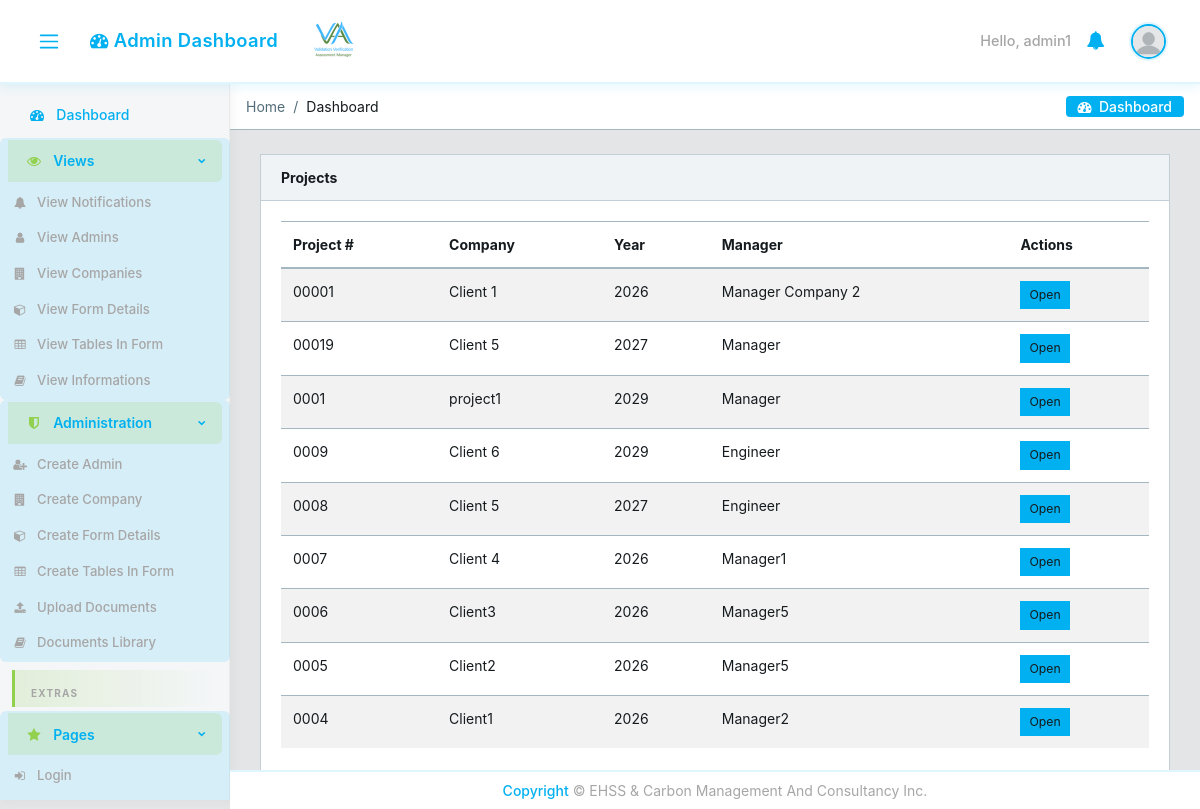
The page /projects/ (signed in) on the database its author committed.
### core/models.py (models this page shows, shortened)
class CustomUser(AbstractUser):
    email = models.EmailField(unique=True)
    user_type = models.CharField(max_length=15, choices=USER_TYPE_CHOICES)
    user_role = models.CharField(
        max_length=30, choices=USER_ROLE_CHOICES, blank=True, verbose_name='User Role',
    )
    designation = models.CharField(max_length=100, blank=True, null=True)
    position_title = models.CharField(max_length=150, blank=True, verbose_name='Position Title')
    contact_number = models.CharField(max_length=20, blank=True, null=True)
    cv = models.FileField(upload_to='core/cvs/', blank=True, null=True)
    company = models.ForeignKey(
        'Company', on_delete=models.SET_NULL, null=True, blank=True,
        related_name='managers'
    )
    created_by = models.ForeignKey(
        'self', on_delete=models.SET_NULL, null=True, blank=True,
        related_name='created_users'
    )
    created_date = models.DateField(auto_now_add=True)
    created_time = models.TimeField(auto_now_add=True)
    under_supervision = models.ForeignKey(
        'self', on_delete=models.SET_NULL, null=True, blank=True,
        related_name='supervised_users'
    )
    avatar = models.ImageField(upload_to='core/avatar', blank=True)
    @property
    def avatar_url(self):
        if self.avatar:
            try:
                return self.avatar.url
            except ValueError:
                pass
        return static('core/img/avatar/blank_profile.png')

class Project(models.Model):
    package_instance = models.ForeignKey(
        PackageInstance, on_delete=models.CASCADE, related_name='projects'
    )
    manager = models.ForeignKey(
        CustomUser, on_delete=models.CASCADE, related_name='managed_projects',
        limit_choices_to={'user_type': 'manager'}
    )
    company_name = models.CharField(max_length=200)
    client_contact = models.CharField(
        max_length=200, blank=True, verbose_name='Contact of Client',
    )
    factory_name = models.CharField(max_length=200, blank=True)
    location = models.CharField(max_length=200, blank=True)
    factory_address = models.TextField(blank=True)
    contact_person = models.CharField(max_length=100, blank=True)
    contact_email = models.EmailField(blank=True)
    contact_mobile = models.CharField(max_length=20, blank=True)
    report_type = models.CharField(max_length=100, blank=True)
    engagement_year = models.CharField(max_length=100, blank=True)
    phase = models.CharField(max_length=20, choices=PROJECT_PHASE_CHOICES, blank=True)
    document_type = models.CharField(max_length=20, choices=PROJECT_DOCUMENT_TYPE_CHOICES, blank=True)
    year = models.PositiveIntegerField()
    project_number = models.CharField(max_length=50, unique=True)
    access_password = models.CharField(max_length=128)
    created_at = models.DateTimeField(auto_now_add=True)
    updated_at = models.DateTimeField(auto_now=True)
    class Meta:
        ordering = ['-created_at']

### core/views.py (the view)
# urls.py: path('projects/', views.ProjectListView.as_view(), name='project-list'),
class ProjectListView(LoginRequiredMixin, View):
    def get(self, request):
        user = request.user
        if user.user_type == 'manager':
            projects = Project.objects.filter(manager=user).select_related(
                'package_instance', 'package_instance__authorization'
            )
            assignments = None
        elif user.user_type == 'employee':
            assignments = get_employee_projects(user)
            projects = [a.project for a in assignments]
        elif user.user_type == 'admin':
            projects = Project.objects.all().select_related(
                'package_instance', 'package_instance__authorization', 'manager'
            )
            assignments = None
        else:
            projects = Project.objects.none()
            assignments = None
        return render(request, 'core/project_list.html', {
            'projects': projects,
            'assignments': assignments,
            'success_action': request.GET.get('success', ''),
            'error_action': request.GET.get('error', ''),
            'project_limit': request.GET.get('limit', ''),
        })

### core/access.py (called while the page is built, shortened)
def enforce_active_company_for_login(user):
    if user is None:
        return False
    if user.user_type not in ('manager', 'employee'):
        return True

### core/context_processors.py (called while the page is built, shortened)
def logged_user_processor(request):
    if request.user.is_authenticated:
        return {'logged_user': request.user}
    return {'logged_user': None}

def _fetch_unread_notifications(user):
    return list(
        Notification.objects.filter(recipient_id=user.pk, read=False)
        .only('pk', 'message', 'created_at', 'read', 'link')
        .order_by('-created_at')[:10]
    )

def _notification_cache_key(user_pk):
    return f'unread_notifications_{user_pk}'

def notifications_processor(request):
    if not request.user.is_authenticated:
        return {'unread_notifications': []}
    if getattr(request, 'partial_nav', False):
        return {'unread_notifications': []}
    cache_key = _notification_cache_key(request.user.pk)
    cached_items = cache.get(cache_key)
    notifications = _fetch_unread_notifications(request.user)
    cache.set(
        cache_key,
        [
            {
                'link': n.link or '',
                'message': n.message,
                'created_at': n.created_at.isoformat(),
            }
            for n in notifications
        ],
        NOTIFICATION_CACHE_TTL,
    )
    return {'unread_notifications': notifications}

def static_version_processor(request):
    return {
        'STATIC_VERSION': getattr(settings, 'STATIC_VERSION', '1'),
        'IS_DEV': settings.DEBUG,
    }

### core/templates/core/project_list.html (shortened to what this page needs)
{% extends 'core/base.html' %}
{% block content %}
<div class="container-fluid">
  <div class="card">
    <div class="card-header d-flex justify-content-between">
      <strong>{% if user.user_type == 'employee' %}My Authorized Projects{% else %}Projects{% endif %}</strong>
    </div>
    <div class="card-body">
      {% if user.user_type == 'employee' and assignments %}
      <div class="row">
        {% for assignment in assignments %}
        <div class="col-md-6 col-lg-4 mb-3">
          <div class="card h-100">
            <div class="card-body">
              <h5 class="card-title">{{ assignment.project.project_number }}</h5>
              <p class="mb-1"><strong>Company:</strong> {{ assignment.project.company_name }}</p>
              <p class="mb-1"><strong>Project Name:</strong> {{ assignment.project.package_instance.name }}</p>
              <p class="mb-3"><strong>Role:</strong> {{ assignment.get_role_display }}</p>
              <a href="{% url 'core:project-detail' assignment.project.pk %}" class="btn btn-primary btn-sm">Open Project</a>
            </div>
          </div>
        </div>
        {% endfor %}
      </div>
      {% else %}
      <table class="table table-striped">
        <thead><tr><th>Project #</th><th>Company</th><th>Year</th>{% if user.user_type == 'admin' %}<th>Manager</th>{% endif %}<th>Actions</th></tr></thead>
        <tbody>
          {% for project in projects %}
          <tr>
            <td>{{ project.project_number }}</td>
            <td>{{ project.company_name }}</td>
            <td>{{ project.year }}</td>
            {% if user.user_type == 'admin' %}<td>{{ project.manager.get_full_name }}</td>{% endif %}
            <td><a href="{% url 'core:project-detail' project.pk %}" class="btn btn-sm btn-info">Open</a></td>
          </tr>
          {% empty %}
          <tr><td colspan="4" class="text-muted text-center">No projects.</td></tr>
          {% endfor %}
        </tbody>
      </table>
      {% endif %}
    </div>
  </div>
</div>
{% endblock %}

### core/templates/core/base.html (shortened to what this page needs)
{% load static %}
<!DOCTYPE html>
<html lang="en">
<head>
  <link rel="stylesheet" href="{% static 'core/css/font-awesome.min.css' %}?v={{ STATIC_VERSION }}">
  <link rel="stylesheet" href="{% static 'core/css/fa5-compat.css' %}?v={{ STATIC_VERSION }}">
  <link href="{% static 'core/css/style.min.css' %}?v={{ STATIC_VERSION }}" rel="stylesheet">
  <link href="{% static 'core/css/estilo.css' %}?v={{ STATIC_VERSION }}" rel="stylesheet">
</head>
{% block body %}
<body class="app header-fixed sidebar-fixed aside-menu-fixed aside-menu-hidden">
  <header class="app-header navbar">
    <button class="navbar-toggler sidebar-toggler d-md-down-none" type="button">
      <span class="navbar-toggler-icon"></span>
    </button>
    <ul class="nav navbar-nav d-md-down-none">
      <li class="nav-item px-3">
        <a class="nav-link" href="{% url 'core:dashboard' %}" id="header-page-title-link">
          <i class="fa fa-tachometer-alt"></i>
          <span id="header-page-title">
          </span>
        </a>
      </li>
    </ul>
    <img src="{% static 'core/img/logos/logo-opt.png' %}?v={{ STATIC_VERSION }}" alt="VVAM" class="brand-gui d-none d-md-inline" width="120" height="40" decoding="async" fetchpriority="high">
    <ul class="nav navbar-nav ml-auto">
      {% if user.is_authenticated %}
      <li class="text-white">Hello, {{ user.username }}</li>
      {% else %}
      <li class="text-muted">
        <a href="{% url 'core:login' %}">sign in</a>
      </li>
      {% endif %}
      <li class="nav-item dropdown">
        <a class="nav-link" data-toggle="dropdown" href="#" role="button" aria-haspopup="true" aria-expanded="false">
          <i class="fa fa-bell"></i>
        </a>
      </li>
      <li class="nav-item dropdown">
        <a class="nav-link" data-toggle="dropdown" href="#" role="button" aria-haspopup="true" aria-expanded="false">
          {% if user.is_authenticated and logged_user %}
            <img src="{{ logged_user.avatar_url }}" class="img-avatar" alt="img">
          {% else %}
            <img src="{% static 'core/img/avatar/blank_profile.png' %}" class="img-avatar" alt="img">
          {% endif %}
        </a>
      </li>
    </ul>
  </header>
  <div class="app-body">
    <div class="sidebar">
      <nav class="sidebar-nav">
        <ul class="nav">
          <li class="nav-item">
            <a class="nav-link" href="{% url 'core:dashboard' %}"><i class="fa fa-tachometer-alt"></i> Dashboard</a>
          </li>
          <li class="nav-item nav-dropdown">
            <a class="nav-link nav-dropdown-toggle" href="#"><i class="fa fa-eye"></i> Views</a>
            <ul class="nav-dropdown-items">
              <li class="nav-item">
                <a class="nav-link" href="{% url 'core:notifications-list' %}">
                  <i class="fa fa-bell"></i> View Notifications
                </a>
              </li>
              {% if user.user_type == 'admin' %}
              <li class="nav-item">
                <a class="nav-link" href="{% url 'core:users' %}?user_type=admin"><i class="fa fa-user"></i> View Admins</a>
              </li>
              <li class="nav-item">
                <a class="nav-link" href="{% url 'core:company-list' %}"><i class="fa fa-building"></i> View Companies</a>
              </li>
              <li class="nav-item">
                <a class="nav-link" href="{% url 'core:form-details-list' %}"><i class="fa fa-box"></i> View Form Details</a>
              </li>
              <li class="nav-item">
                <a class="nav-link" href="{% url 'core:form-table-view-list' %}"><i class="fa fa-table"></i> View Tables In Form</a>
              </li>
              <li class="nav-item">
                <a class="nav-link" href="{% url 'core:library-list' %}"><i class="fa fa-book"></i> View Informations</a>
              </li>
              {% else %}
              <li class="nav-item">
                <a class="nav-link" href="{% url 'core:project-list'%}"><i class="fa fa-folder"></i> View Projects</a>
              </li>
              {% endif %}
            </ul>
          </li>
          {% if user.user_type == 'admin' %}
          <li class="nav-item nav-dropdown">
            <a class="nav-link nav-dropdown-toggle" href="#"><i class="fa fa-shield-alt"></i> Administration</a>
            <ul class="nav-dropdown-items">
              <li class="nav-item">
                <a class="nav-link" href="{% url 'core:new-user' %}"><i class="fa fa-user-plus"></i> Create Admin</a>
              </li>
              <li class="nav-item">
                <a class="nav-link" href="{% url 'core:company-create' %}"><i class="fa fa-building"></i> Create Company</a>
              </li>
              <li class="nav-item">
                <a class="nav-link" href="{% url 'core:form-details-create' %}"><i class="fa fa-box"></i> Create Form Details</a>
              </li>
              <li class="nav-item">
                <a class="nav-link" href="{% url 'core:form-table-list' %}"><i class="fa fa-table"></i> Create Tables In Form</a>
              </li>
              <li class="nav-item">
                <a class="nav-link" href="{% url 'core:library-upload' %}"><i class="fa fa-upload"></i> Upload Documents</a>
              </li>
              <li class="nav-item">
                <a class="nav-link" href="{% url 'core:library-list' %}?view=documents"><i class="fa fa-book"></i> Documents Library</a>
              </li>
            </ul>
          </li>
          {% endif %}
          <li class="nav-title">
            Extras
          </li>
          <li class="nav-item nav-dropdown">
            <a class="nav-link nav-dropdown-toggle" href="#"><i class="fa fa-star"></i> Pages</a>
            <ul class="nav-dropdown-items">
              <li class="nav-item">
                <a class="nav-link" href="{% url 'core:login' %}" target="_top"><i class="fa fa-sign-in"></i> Login</a>
              </li>
              <li class="nav-item">
                <a class="nav-link" href="{% url 'core:logout' %}" target="_top"> Logout</a>
              </li>
            </ul>
          </li>
        </ul>
      </nav>
    </div>
    <main class="main" id="app-main">
      <ol class="breadcrumb">
        {% block breadcrumb %}
        <li class="breadcrumb-item active">Home</li>
        <li class="breadcrumb-item">Dashboard</li>
        {% endblock breadcrumb%}
        <li class="breadcrumb-menu d-md-down-none">
          <div class="btn-group" role="group" aria-label="Button group">
            <a class="btn" href="{% url 'core:dashboard' %}"><i class="fa fa-tachometer-alt"></i> &nbsp;Dashboard</a>
          </div>
        </li>
      </ol>
{% block content %}
{% endblock %}
    </main>
  </div>
  <footer class="app-footer text-center justify-content-center fixed-bottom py-2">
    <span><a href="#">Copyright</a> © EHSS & Carbon Management And Consultancy Inc.</span>
  </footer>
</body>
{% endblock body %}
</html>

### core/static/core/css/fa5-compat.css (style rules this page uses)
.fa-tachometer-alt:before { content: "\f0e4"; }
.fa-shield-alt:before { content: "\f132"; }
.fa-box:before { content: "\f1b2"; }
.fa-book:before { content: "\f02d"; }
.sidebar-nav .nav-link > .fa, .sidebar-nav .nav-link > i.fa { display: inline-block; width: 1.25rem; margin-right: 0.35rem; text-align: center; }

### core/templates/core/base.html (style rules this page uses)
.brand-gui { max-height: 40px; width: auto; object-fit: contain; }

### rows shown on the page
CustomUser: username "admin1"
Project: project_number "00001", company_name "Client 1", year "2026", manager.get_full_name "Manager Company 2"
Project: project_number "00019", company_name "Client 5", year "2027", manager.get_full_name "Manager"
Project: project_number "0001", company_name "project1", year "2029", manager.get_full_name "Manager"
Project: project_number "0009", company_name "Client 6", year "2029", manager.get_full_name "Engineer"
Project: project_number "0008", company_name "Client 5", year "2027", manager.get_full_name "Engineer"
Project: project_number "0007", company_name "Client 4", year "2026", manager.get_full_name "Manager1"
Project: project_number "0006", company_name "Client3", year "2026", manager.get_full_name "Manager5"
Project: project_number "0005", company_name "Client2", year "2026", manager.get_full_name "Manager5"
Project: project_number "0004", company_name "Client1", year "2026", manager.get_full_name "Manager2"
